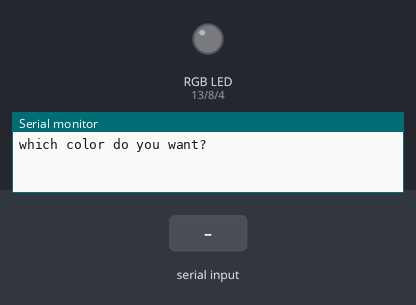
A sketch run on a simulated Arduino Uno, built with avr-gcc and run on an emulated ATmega328P. Parts: an RGB LED mixed from three pins (HIGH = lit), the last lines printed to the serial monitor. The test bench sets the inputs (shaded band).

Above: at 1.2 s.
1.3 s: "red" received over Serial
At 3.5 s:
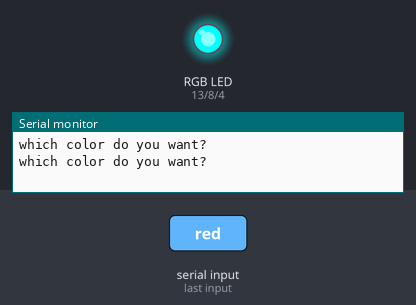
3.8 s: "green" received over Serial
At 5.6 s:
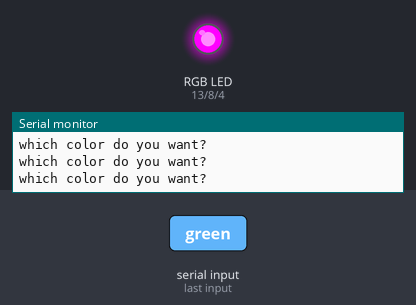
6.3 s: "blue" received over Serial
At 8.5 s:
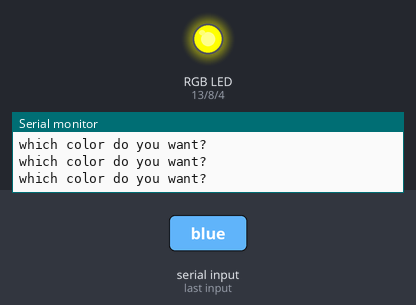
8.8 s: "yellow" received over Serial
At 10.7 s:
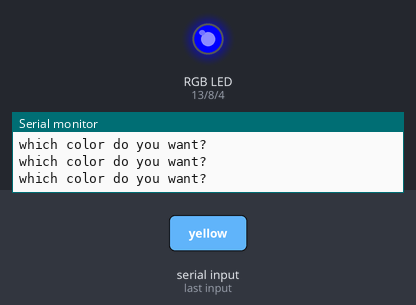
11.3 s: "cyan" received over Serial
At 13.5 s:
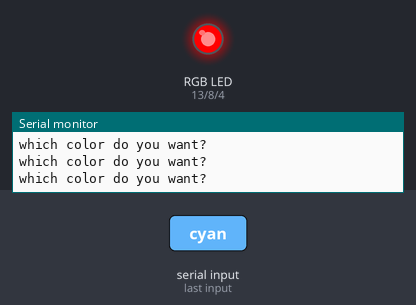
13.8 s: "magenta" received over Serial
At 15.7 s:
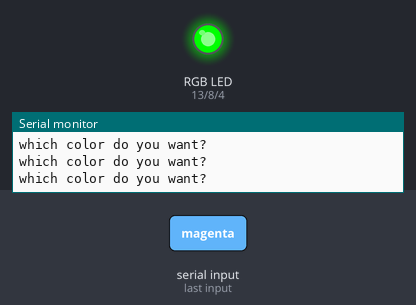
Timing chart, 0 to 17.2 s (numbered marks = the images above; inputs shaded):
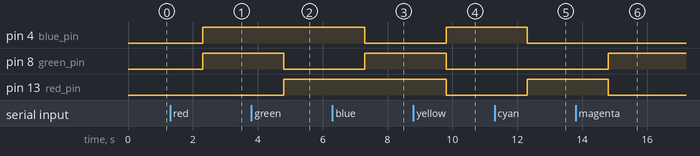

Measured:
- after the input at 1.3 s, pin 4 (blue_pin), pin 8 (green_pin): LOW → HIGH after 1.0 s
- after the input at 3.8 s, pin 8 (green_pin): HIGH → LOW after 1.0 s; pin 13 (red_pin): LOW → HIGH after 1.0 s
- after the input at 6.3 s, pin 4 (blue_pin): HIGH → LOW after 1.0 s; pin 8 (green_pin): LOW → HIGH after 1.0 s
- after the input at 8.8 s, pin 4 (blue_pin): LOW → HIGH after 1.0 s; pin 8 (green_pin), pin 13 (red_pin): HIGH → LOW after 1.0 s
- after the input at 11.3 s, pin 4 (blue_pin): HIGH → LOW after 1.0 s; pin 13 (red_pin): LOW → HIGH after 1.0 s
- after the input at 13.8 s, pin 8 (green_pin): LOW → HIGH after 1.0 s; pin 13 (red_pin): HIGH → LOW after 1.0 s

The sketch:

RGB_LED_Multiple_Color_Control.ino
```cpp
int red_pin=13;
int green_pin=8;
int blue_pin=4;
String my_color;
String msg="which color do you want?";

void setup() {
 Serial.begin(9600);
 pinMode(red_pin,OUTPUT);
 pinMode(green_pin,OUTPUT);
 pinMode(blue_pin,OUTPUT);
}

void loop() {
  Serial.println(msg);
  while(Serial.available()==0){

  }
  my_color=Serial.readString();
  if(my_color=="red"){
    digitalWrite(red_pin,LOW);
    digitalWrite(green_pin,HIGH);
    digitalWrite(blue_pin,HIGH);
  }

  if(my_color=="green"){
    digitalWrite(red_pin,HIGH);
    digitalWrite(green_pin,LOW);
    digitalWrite(blue_pin,HIGH);
  }

  if(my_color=="blue"){
    digitalWrite(red_pin,HIGH);
    digitalWrite(green_pin,HIGH);
    digitalWrite(blue_pin,LOW);
  }

 if(my_color=="yellow"){
    analogWrite(red_pin,0);
    analogWrite(green_pin,100);
    analogWrite(blue_pin,255);
  }

  if(my_color=="cyan"){
    analogWrite(red_pin,255);
    analogWrite(green_pin,0);
    analogWrite(blue_pin,0);
  }

if(my_color=="magenta"){
    analogWrite(red_pin,0);
    analogWrite(green_pin,255);
    analogWrite(blue_pin,100);
  }

}
```
